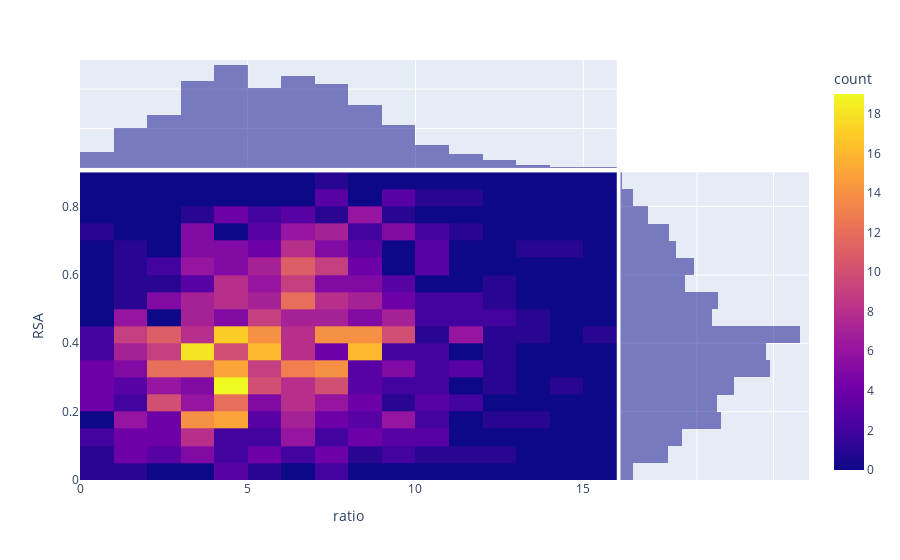

Write notebook code for a chart like this one.
### Code cell
import plotly.express as px
test_df=testeq[(testeq.chain_length==chain_length) & (testeq.epas==epas)]
fig = px.density_heatmap(test_df, x="ratio", y="RSA",marginal_x='histogram',marginal_y='histogram',
                        nbinsx=20,nbinsy=20)
fig.show()
del test_df

### Figure 1 — Plotly figure (JSON) as saved in the notebook; plotly's stock layout.template omitted (floating-point values rounded to 4 significant figures; data arrays with more than 128 entries replaced by an {"elided": "..."} marker saying what was removed)
{"data": [{"coloraxis": "coloraxis", "hoverlabel": {"namelength": 0}, "hovertemplate": "ratio=%{x}<br>RSA=%{y}<br>count=%{z}", "name": "", "nbinsx": 20, "nbinsy": 20, "type": "histogram2d", "x": {"elided": "901 float values"}, "xaxis": "x", "xbingroup": "x", "y": {"elided": "901 float values"}, "yaxis": "y", "ybingroup": "y"}, {"alignmentgroup": "True", "bingroup": "x", "hoverlabel": {"namelength": 0}, "hovertemplate": "ratio=%{x}<br>count=%{y}", "legendgroup": "", "marker": {"color": "#0d0887"}, "name": "", "offsetgroup": "", "opacity": 0.5, "showlegend": false, "type": "histogram", "x": {"elided": "901 float values"}, "xaxis": "x3", "yaxis": "y3"}, {"alignmentgroup": "True", "bingroup": "y", "hoverlabel": {"namelength": 0}, "hovertemplate": "RSA=%{y}<br>count=%{x}", "legendgroup": "", "marker": {"color": "#0d0887"}, "name": "", "offsetgroup": "", "opacity": 0.5, "showlegend": false, "type": "histogram", "xaxis": "x2", "y": {"elided": "901 float values"}, "yaxis": "y2"}], "layout": {"barmode": "overlay", "coloraxis": {"colorbar": {"title": {"text": "count"}}, "colorscale": [[0, "#0d0887"], [0.1111, "#46039f"], [0.2222, "#7201a8"], [0.3333, "#9c179e"], [0.4444, "#bd3786"], [0.5556, "#d8576b"], [0.6667, "#ed7953"], [0.7778, "#fb9f3a"], [0.8889, "#fdca26"], [1, "#f0f921"]]}, "legend": {"tracegroupgap": 0}, "margin": {"t": 60}, "xaxis": {"anchor": "y", "domain": [0, 0.7363], "title": {"text": "ratio"}}, "xaxis2": {"anchor": "y2", "domain": [0.7413, 1], "matches": "x2", "showgrid": true, "showline": false, "showticklabels": false, "ticks": ""}, "xaxis3": {"anchor": "y3", "domain": [0, 0.7363], "matches": "x", "showgrid": true, "showticklabels": false}, "xaxis4": {"anchor": "y4", "domain": [0.7413, 1], "matches": "x2", "showgrid": true, "showline": false, "showticklabels": false, "ticks": ""}, "yaxis": {"anchor": "x", "domain": [0, 0.7326], "title": {"text": "RSA"}}, "yaxis2": {"anchor": "x2", "domain": [0, 0.7326], "matches": "y", "showgrid": true, "showticklabels": false}, "yaxis3": {"anchor": "x3", "domain": [0.7426, 1], "matches": "y3", "showgrid": true, "showline": false, "showticklabels": false, "ticks": ""}, "yaxis4": {"anchor": "x4", "domain": [0.7426, 1], "matches": "y3", "showgrid": true, "showline": false, "showticklabels": false, "ticks": ""}}}
